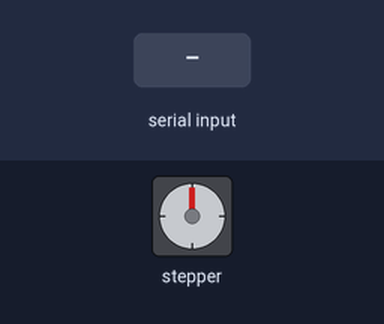
Recording of a sketch running on a simulated Arduino Uno, built with avr-gcc and run on an emulated ATmega328P. On the bench: stepper motor. Wiring (inferred from the names in the program): stepper motor driver (6400 steps per turn assumed): step pin 8; direction pin 9; enable pin 10. The inputs (shaded band) are chosen by the test bench. What the sketch prints to the serial monitor is not drawn.

Above: at 1.2 s.
1.3 s: "90,45\n" received over Serial
2.8 s: "0\n" received over Serial
Timing chart, 0 to 5.8 s (numbered marks = the images above; inputs shaded):
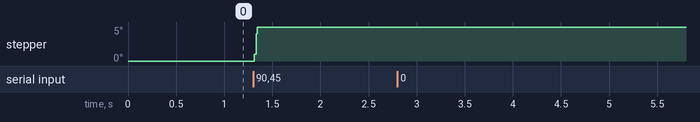

Measured:
- after the input at 2.8 s, every drawn part: stays the same

The sketch:

sketch_apr19a.ino
```cpp
/*
  Arduino UNO 控制 DM556 步进电机
  功能：通过串口发送步数，实现指定角度（步数）的正转或反转
  指令格式：输入整数步数，正数正转，负数反转，以换行符结束
  示例：
    输入 1600  → 正转 1600 步
    输入 -3200 → 反转 3200 步
    输入 0     → 无效指令

  引脚定义：
    PUL_PIN = 9   (脉冲)
    DIR_PIN = 8   (方向)
    ENA_PIN = 7   (使能)

  细分设置与 STEPS_PER_REV 的对应关系：
    8 细分   → 1600
    16 细分  → 3200
    32 细分  → 6400   (当前默认)
  请根据 DM556 的实际拨码开关设置修改该值。

  转速控制：SPEED_DELAY 数值越小，转速越快；数值越大，转速越慢。
  建议范围：400 ~ 2000，当前默认 200 为中高速。
*/

#include <Arduino.h>

// 引脚定义
#define PUL_PIN 8
#define DIR_PIN 9
#define ENA_PIN 10

// 电机参数（可修改）
const long STEPS_PER_REV = 6400;   // 每转步数（32细分）
const int SPEED_DELAY = 200;       // 脉冲间隔（μs），控制转速

// 串口接收缓存
String inputString = "";
bool stringComplete = false;

// 函数声明
void stepMotor(long steps);
void parseAndExecute();

void setup() {
  // 初始化引脚
  pinMode(PUL_PIN, OUTPUT);
  pinMode(DIR_PIN, OUTPUT);
  pinMode(ENA_PIN, OUTPUT);
  digitalWrite(ENA_PIN, LOW);      // 使能电机（LOW=使能，HIGH=断电）

  // 初始化串口
  Serial.begin(9600);
  while (!Serial);                  // 等待串口连接（Leonardo等需要）
  Serial.println("Motor Controller Ready");
  Serial.println("Send steps (positive=forward, negative=backward) followed by Enter");
  Serial.print("Example: 1600   or   -3200\n");
}

void loop() {
  // 读取串口数据
  while (Serial.available()) {
    char ch = (char)Serial.read();
    if (ch == '\n' || ch == '\r') {
      if (inputString.length() > 0) {
        stringComplete = true;
      }
    } else {
      inputString += ch;
    }
  }

  // 有完整指令时执行
  if (stringComplete) {
    parseAndExecute();
    inputString = "";
    stringComplete = false;
    Serial.println("Ready for next command.");
  }
}

// 解析并执行运动指令
void parseAndExecute() {
  inputString.trim();                 // 去除首尾空格
  if (inputString.length() == 0) return;

  long steps = inputString.toInt();   // 将字符串转换为长整型

  if (steps == 0) {
    Serial.println("Error: steps cannot be zero.");
    return;
  }

  // 设置方向
  if (steps > 0) {
    digitalWrite(DIR_PIN, HIGH);      // HIGH = 正转
    Serial.print("Forward ");
  } else {
    digitalWrite(DIR_PIN, LOW);       // LOW = 反转
    steps = -steps;                   // 转为正值用于计数
    Serial.print("Backward ");
  }
  Serial.print(steps);
  Serial.println(" steps...");

  // 执行转动（阻塞，转动期间无法接收新指令）
  stepMotor(steps);

  Serial.println("Done.");
}

// 核心步进函数：发送指定数量的脉冲
void stepMotor(long steps) {
  for (long i = 0; i < steps; i++) {
    digitalWrite(PUL_PIN, HIGH);
    delayMicroseconds(SPEED_DELAY);
    digitalWrite(PUL_PIN, LOW);
    delayMicroseconds(SPEED_DELAY);
  }
}
```
